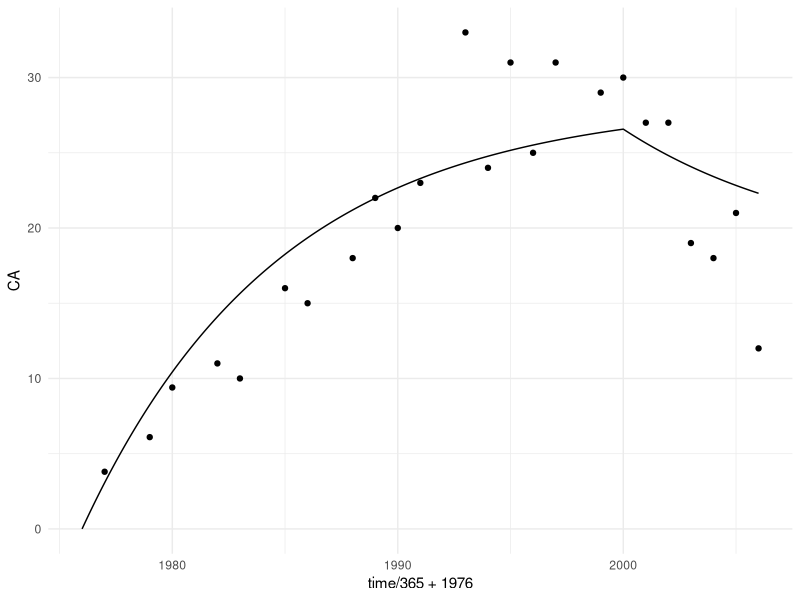

Reproduce this figure in R. (Note: this script raises an error after producing the figure.)
# The code replicates the Loccisano et al.(2012) PBK model
# and simulates IV or Oral PFOS distribution for female or male rats of constant or varying
# body weight. The Bernstein et al. (2021) code was used for replicating the
# model and the parameter set was expanded to also describe female rats
# (the original code only described male rats). 
# We did not include simultaneous IV and oral because there are no such experiments
setwd("C:\\Users\\ptsir\\Documents\\GitHub\\PFAS_PBK_models\\Chou and Lin 2019")
library(deSolve)
library(ggplot2)

#=========================
#1. Parameters of the model
#=========================



create.params  <- function(user_input){
  with( as.list(user_input),{
    # User input: BW(kg)
    
    #Cardiac Output and Bloodflow (as fraction of cardiac output)
    QCC = 12.5*24 #cardiac output in L/day/kg^0.75; Brown 1997		 
    QLC = 0.25 #fraction blood flow to liver; Brown 1997	
    QKC = 0.175 #fraction blood flow to kidney; Brown 1997.
    Htc = 0.44 #hematocrit for the rat; Davies 1993
    
    #Tissue Volumes 
    VplasC = 0.0428 #fraction vol. of plasma (L/kg BW); Davies 1993
    VLC = 0.026 #fraction vol. of liver (L/kg BW); Brown 1997
    VKC = 0.004 #fraction vol. of kidney (L/kg BW); Brown 1997
    VfilC = 4e-4	#fraction vol. of filtrate (L/kg BW)
    VPTCC = 1.35e-4 #vol. of proximal tubule cells (L/g kidney) (60 million PTC cells/gram kidney, 1 PTC = 2250 um3)
    
    #Chemical Specific Parameters
    MW = 500.126	#PFOS molecular mass (g/mol)
    
    Free = 0.014#0.006 #free fraction in plasma (male)
    
    #Kidney Transport Parameters
    Vmax_baso_invitro = 479#Vmax of basolateral transporter (pmol/mg protein/min); averaged in vitro value of OAT1 and OAT3 from Nakagawa, 2007
    Km_baso = 20100 #Km of basolateral transporter (ug/L) Average of OAT1 and OAT3 from Nakagawa et. al, 2007
    Vmax_apical_invitro = 51803 #Vmax of apical transporter (pmol/mg protein/min); invitro value for OAT4 from Yang et al, 2010
    Km_apical = 64400#Km of apical transporter (ug/L), in vitro value for OAT4 and URAT1 from Yang et al, 2010.
    RAFbaso = 1	#relative activity factor, basolateral transporters (male) (fit to data)	
    RAFapi = 0.001	#relative activity factor, apical transporters (male) (fit to data)	
    protein = 2.0e-6	#amount of protein in proximal tubule cells (mg protein/proximal tubule cell)
    GFRC = 24.19*24	#glomerular filtration rate (L/day/kg kidney) (male); Corley, 2005
    
    #Partition Coefficients (from rat tissue data, Kudo et al, 2007)
    PL = 2.02 #liver:blood
    PK = 1.26 #kidney:blood
    PR = 0.2 #rest of body:blood
    
    #rate constants
    kdif = 0.001*24	#diffusion rate from proximal tubule cells (L/day)
    kabsc = 2.12*24	#rate of absorption of chemical from small intestine to liver (1/(day*BW^0.25))(fit to data)
    kunabsc = 7.05e-5*24	#rate of unabsorbed dose to appear in feces (1/(day*BW^0.25))(fit to data)
    GEC = 3.5*24#gastric emptying time (1/(day*BW^0.25)); from Yang, 2013
    k0C = 1.0*24	#rate of uptake from the stomach into the liver (1/(day*BW^0.25)) (fit to data)
    
    keffluxc =0.15*24 #rate of clearance of PFOS from proximal tubule cells into blood (1/(day*BW^0.25))
    kbilec =1.3e-4*24 #biliary elimination rate ((male); liver to feces storage (1/(day*BW^0.25)) (fit to data)
    kurinec = 0.096*24 #rate of urine elimination from urine storage (male) (1/(day*BW^0.25))(fit to data)
    kvoid = 0.06974*24  #daily urine volume rate (L/day); Van Haarst, 2004                                                   
    
    #Scaled Parameters
    #Cardiac output and blood flows
    QC = QCC*(BW^0.75)*(1-Htc)	#cardiac output in L/day; adjusted for plasma
    QK = (QKC*QC)	#plasma flow to kidney (L/day)
    QL = (QLC*QC)	#plasma flow to liver (L/day)
    QR = QC - QK - QL 	#plasma flow to rest of body (L/day)
    QBal = QC - (QK + QL + QR) #Balance check of blood flows; should equal zero
    
    #Tissue Volumes
   
    VPlas = VplasC*BW 	#volume of plasma (L) 
    VK = VKC*BW 	#volume of kidney (L)
    MK = VK*1.0*1000	#mass of the kidney (g)
    VKb = VK*0.16	#volume of blood in the kidney (L); fraction blood volume of kidney (0.16) from Brown, 1997
    Vfil = VfilC*BW	#volume of filtrate (L)
    VL = VLC*BW	#volume of liver (L)
    ML = VL*1.05*1000	#mass of the liver (g)
    MKC <-  0.0084 # Fraction mass of kidny (percent of BW); Brown, 1997
    #Kidney Parameters
    
    PTC = MKC*1000*6e7	#number of PTC (cells/kg BW) (based on 60 million PTC/gram kidney, assuming density of 1 kg/L)
    VPTC = VK*1000*VPTCC	#volume of proximal tubule cells (L)	
    MPTC = VPTC*1000 #mass of the proximal tubule cells (g) (assuming density 1 kg/L)	
    VR = (0.93*BW) - VPlas - VPTC - Vfil - VL	#volume of remaining tissue (L); 
    VBal = (0.93*BW) - (VR + VL + VPTC + Vfil + VPlas)	#Balance check of tissue volumes; should equal zero 
    
    Vmax_basoC = (Vmax_baso_invitro*RAFbaso*PTC*protein*60*(MW/1e12)*1e6)*24#Vmax of basolateral transporters (ug/day/kg BW)
    Vmax_apicalC = (Vmax_apical_invitro*RAFapi*PTC*protein*60*(MW/1e12)*1e6)*24 #Vmax of basolateral transporters (ug/day/kg BW)
    Vmax_baso = Vmax_basoC*BW^0.75	#(ug/day)
    Vmax_apical = Vmax_apicalC*BW^0.75	#(ug/day)
    kbile = kbilec*BW^(-0.25)	#biliary elimination; liver to feces storage (/day)
    kurine = kurinec*BW^(-0.25)	#urinary elimination, from filtrate (/day)
    kefflux = keffluxc*BW^(-0.25)	#efflux clearance rate, from PTC to blood (/day)
    GFR = GFRC*VK	#glomerular filtration rate, scaled to mass of kidney(in kg)(L/day)
    
    #GI Tract Parameters
    kabs = kabsc*BW^(-0.25)	#rate of absorption of chemical from small intestine to liver (/day)
    kunabs = kunabsc*BW^(-0.25)	#rate of unabsorbed dose to appear in feces (/day)
    GE = GEC*BW^(-0.25)	#gastric emptying time (/day)
    k0 = k0C*BW^(-0.25) 	#rate of uptake from the stomach into the liver (/day)
    
    return(list( "Free" = Free, "QC" = QC, "QK" = QK, "QL" = QL, "QR" = QR, 
                 "VPlas" = VPlas,
                 "VKb" = VKb, "Vfil" = Vfil, "VL" = VL, "VR" = VR, "ML" = ML,
                 "VPTC" = VPTC, "Vmax_baso" = Vmax_baso, "Vmax_apical" = Vmax_apical,
                 'kdif' = kdif, "Km_baso" = Km_baso, "Km_apical" = Km_apical,
                 "kbile" = kbile, "kurine" = kurine, "kefflux" = kefflux,
                 "GFR" = GFR, "kabs" = kabs, "kunabs" = kunabs, "GE" = GE, "k0" = k0,
                 "PL" = PL, "PK" = PK, "PR" = PR, "kvoid" = kvoid,
                 "ingestion" = ingestion,"ingestion_time" = ingestion_time
               ))
    
  })
}

#===============================================
#2. Function to create initial values for ODEs 
#===============================================

create.inits <- function(parameters){
  with( as.list(parameters),{
    "AR" = 0; "Adif" = 0; "A_baso" = 0; "AKb" = 0;
    "ACl" = 0; "Aefflux" = 0;
    "A_apical" = 0; "APTC" = 0; "Afil" = 0;
    "Aurine" = 0; "AST" = 0;
    "AabsST" = 0; "ASI" = 0; "AabsSI" = 0; "Afeces" = 0;
    "AL" = 0; "Abile" = 0; "Aplas_free" = 0;
    "ingestion" = 0;
    
    return(c("AR" = AR, "Adif" = Adif, "A_baso" = A_baso, "AKb" = AKb,
             "ACl" = ACl, "Aefflux" = Aefflux,
             "A_apical" = A_apical, "APTC" = APTC, "Afil" = Afil,
             "Aurine" = Aurine, "AST" =AST,
             "AabsST" = AabsST, "ASI" = ASI, "AabsSI" = AabsSI, "Afeces" = Afeces, 
             "AL" = AL, "Abile" = Abile, "Aplas_free" = Aplas_free,
             "ingestion" = ingestion))
  })
}

#===================
#3. Events function
#===================

create.events <- function(parameters){
  with(as.list(parameters), {
      lingest <- length(ingestion)
      lingesttimes <- length(ingestion_time)
      # If not equal, then stop 
      if (lingest != lingesttimes){
        stop("The times of ingestion rate change should be equal in vector of Cwater")
      }else{
        events <- list(data = data.frame(var = c("ingestion"),  time = ingestion_time, 
                                               value = ingestion, method = c("rep")))
      }
      
    
    return(events)
  })
}

#==================
#4. Custom function 
#==================
custom.func <- function(){
  return()
}

#==============
#5. ODEs System
#==============

ode.func <- function(time, inits, params, custom.func){
  with(as.list(c(inits,params)),{
    
    CR = AR/VR #concentration in rest of body (ug/L)
    CVR = CR/PR	#concentration in venous blood leaving the rest of the body (ug/L)
    CKb = AKb/VKb	#concentration in kidney blodd (ug/L) 
    CVK = CKb /PK	#concentration in venous blood leaving kidney (ug/L)
    CK = CVK*PK
    CPTC = APTC/VPTC	#concentration in PTC (ug/L)
    Cfil = Afil/Vfil	#concentration in filtrate (ug/L)
    CL = AL/VL	#concentration in the liver (ug/L)
    CLiver = AL/ML #	concentration in the liver (ug/g)
    CVL = CL/PL	#concentration in the venous blood leaving the liver (ug/L)
    CA_free = Aplas_free/VPlas		#concentration in plasma (ug)
    CA = CA_free/Free	#concentration of total PFOS in plasma (ug/L)
    Curine = Aurine/kvoid
      
    # Rest of Body (Tis)
    dAR = QR*(CA-CVR)*Free	#rate of change in rest of body (ug/day)
   
    #Kidney 
    #Kidney Blood (Kb)
    dAdif = kdif*(CKb - CPTC)	#rate of diffusion from into the PTC (ug/day)
    dA_baso = (Vmax_baso*CKb)/(Km_baso + CKb)	
    dAKb = QK*(CA-CVK)*Free - CA*GFR*Free - dAdif - dA_baso #rate of change in kidney blood (ug/day).
    dACl = CA*GFR*Free	#rate of clearance via glormerular filtration (ug/day)
   
    #Proximal Tubule Cells (PTC)
    dAefflux = kefflux*APTC
    dA_apical = (Vmax_apical*Cfil)/(Km_apical + Cfil)
    dAPTC =  dAdif + dA_apical + dA_baso - dAefflux #rate of change in PTC(ug/day)
    
    #Filtrate (Fil)
    dAfil = CA*GFR*Free - dA_apical - Afil*kurine	#rate of change in filtrate (ug/day)
    
    #Urinary elimination 
    dAurine = kurine*Afil	#rate of change in urine (ug/day)

    #GI Tract (Absorption site of oral dose)
    #Stomach
    dAST=  ingestion  - k0*AST - GE*AST	#rate of change in the stomach (ug/day)
    dAabsST = k0*AST	#rate of absorption in the stomach (ug/day)

    #Small Intestine
    dASI = GE*AST - kabs*ASI - kunabs*ASI	#rate of change in the small intestine (ug/day)
    dAabsSI = kabs*ASI	#rate of absorption inthe small intestine (ug/day)

    total_oral_uptake = AabsSI + AabsST	#total oral uptake in the GI tract (ug) 
    
    #Feces compartment
    dAfeces = kbile*AL + kunabs*ASI #rate of change in the feces compartment (ug/day)

    #Liver
    dAL = QL*(CA-CVL)*Free - kbile*AL + kabs*ASI + k0*AST #rate of change in the liver (ug/day)
    dAbile = kbile*AL
    amount_per_gram_liver = CLiver	#amount of PFOS in liver per gram liver (ug/g)
    
    #Plasma compartment
    dAplas_free = (QR*CVR*Free) + (QK*CVK*Free) + (QL*CVL*Free) - 
             (QC*CA*Free) + dAefflux  #rate of change in the plasma (ug/day) 
    
    dingestion = 0
    
    #Mass Balance Check
    Atissue = Aplas_free + AR + AKb + Afil + APTC + AL + AST + ASI 	#sum of mass in all compartments (ug)
    Aloss = Aurine + Afeces #sum of mass lost through urinary and fecal excretion (ug)
    Atotal = Atissue + Aloss 	#total mass; should equal total dose
    
    list(c("dAR" = dAR, "dAdif" = dAdif, "dA_baso" = dA_baso, "dAKb" = dAKb,
           "dACl" = dACl, "dAefflux" = dAefflux,
           "dA_apical" = dA_apical, "dAPTC" = dAPTC, "dAfil" = dAfil,
           "dAurine" = dAurine, "dAST" =dAST,
           "dAabsST" = dAabsST, "dASI" = dASI, "dAabsSI" = dAabsSI, "dAfeces" = dAfeces, 
           "dAL" = dAL, "dAbile" = dAbile, "dAplas_free" = dAplas_free,
            "dingestion" = dingestion), 
         "total_oral_uptake" = total_oral_uptake, "amount_per_gram_liver" = amount_per_gram_liver,
         "Atissue" = Atissue, "Aloss" = Aloss, "Atotal" = Atotal, "CR" =CR, "CVR" = CVR, "CKb" = CKb, 
         "CVK" = CVK, "CPTC" = CPTC,
         "Cfil" = Cfil, "CL" = CL, "CVL" = CVL, "CA_free" = CA_free, "CA" = CA)
    
  })
}

#=============
#6. User input 
#=============
# Parameters for reproducing Figure S12 of Chou and Lin (2019)
BW <- 82.3# average body weight in kg [ATSDR, 2016]
daily_ingestion_before_2000 <- 3e-3 #ug/kg BW/day
daily_ingestion_after_2000 <- 1.9e-3 #ug/kg BW/day


ingestion <- c(daily_ingestion_before_2000*BW,daily_ingestion_after_2000*BW) #ug/day
ingestion_time <- c(0,(2000-1976)*365+1)

user_input <- list( "BW"=BW, "ingestion" = ingestion,
                    "ingestion_time" = ingestion_time)

params <- create.params(user_input)
inits <- create.inits(params)
events <- create.events(params)
sample_time <- seq(0,(2006-1976)*365,1)  #days

solution <-  as.data.frame(ode(times = sample_time,  func = ode.func, y = inits, parms = params,
                               events = events, method="lsodes",rtol = 1e-05, atol = 1e-05))

datapoints <- read.csv("Haug_2009_PFOS_from_Chou.csv")
ggplot(solution, aes(x = time/365 +1976, y = CA)) +
  geom_line() +
  geom_point(data = datapoints, aes(x = Time+1976, y= CA))+
theme_minimal()   # Set a minimal theme


#====================
#7. Upload on Jaqpot 
#===================

# Subset of features to be displayed on the user interface
predicted.feats <- c("AR", "Adif" , "A_baso", "AKb", "ACl", "Aefflux" ,
                     "A_apical" , "APTC" , "Afil" , "Aurine" , "AST",
                     "AabsST", "ASI", "AabsSI", "Afeces",
                     "AL" , "Abile" , "Aplas_free", "CR", "CVR" , "CKb", 
                     "CVK" , "CPTC" ,
                     "Cfil" , "CL", "CVL" , "CA_free" , "CA" )

setwd("C:\\Users\\ptsir\\OneDrive\\Desktop")

# Log in Jaqpot server

# Deploy the model on the Jaqpot server to create a web service
deploy.pbpk(user.input = user_input,out.vars = predicted.feats,
                     create.params = create.params,  create.inits = create.inits,
                     create.events = create.events, custom.func = custom.func,
                     ode.fun =  ode.func, envFile = ".env")
